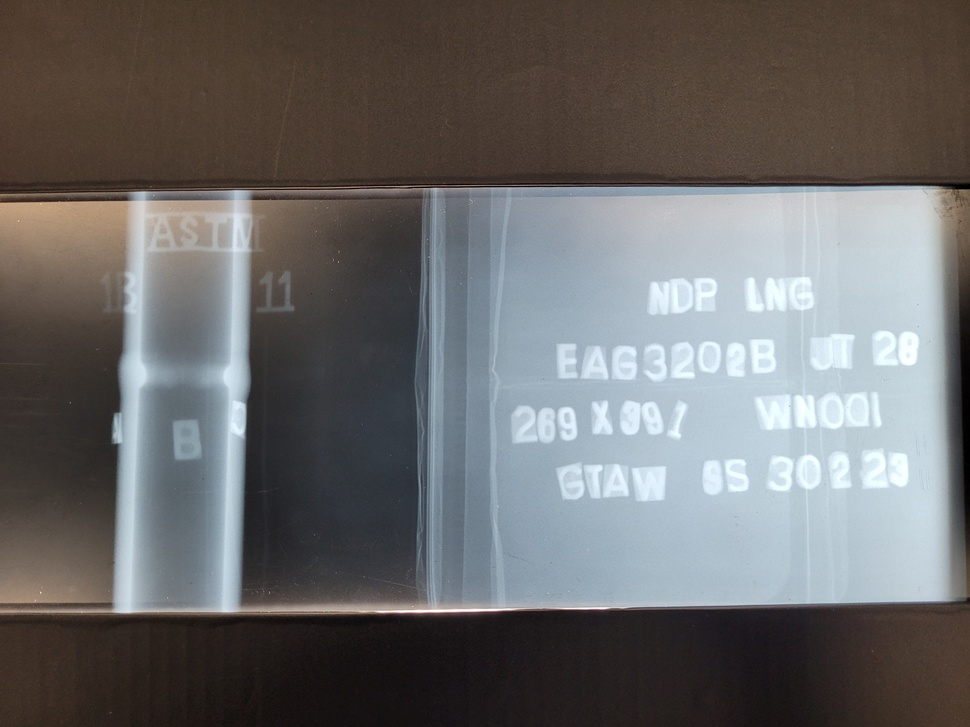
#> input picture image.jpg, 970 x 727 px, shrunk from 4032 x 3024 before the run, found by its file name
$ python new2.py
#> lines starting #> are read from the running program, lines starting #| are printed output that depends on the picture
import pytesseract
from PIL import Image, ImageOps, ImageFilter

# Set the path to the tesseract executable if it's not in the PATH
# pytesseract.pytesseract.tesseract_cmd = '/usr/local/bin/tesseract'  # Path to tesseract on macOS

# Function to preprocess and invert image colors
def preprocess_and_invert_image(image_path):
    # Open the image
#> called with image_path = 'image.jpg'
    img = Image.open(image_path)
#> img is the input picture: PIL image 970x727 RGB; mean R, G, B 106.2, 105.1, 104.9

    # Convert image to grayscale
    img = img.convert('L')
#> img: PIL image 970x727 L

    # Apply image filters to enhance quality
    img = img.filter(ImageFilter.MedianFilter())  # Reduce noise
    img = ImageOps.autocontrast(img)  # Improve contrast

    # Invert image colors
    img = ImageOps.invert(img)
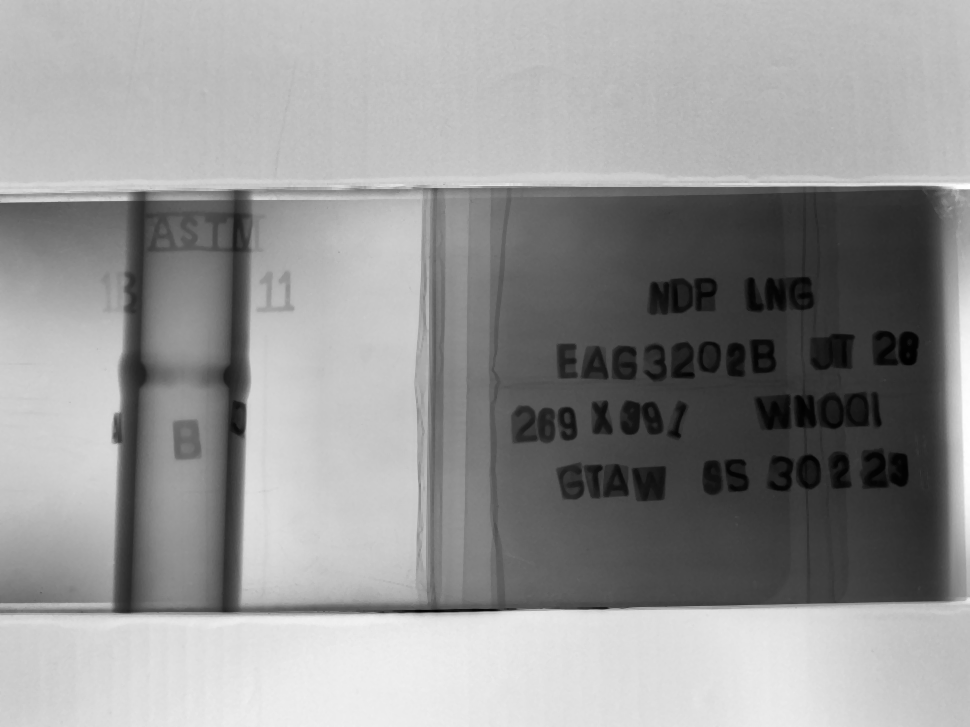
#> img: PIL image 970x727 L; min 0, max 255, mean 149.6

    # Further filters after inversion
    img = img.filter(ImageFilter.SHARPEN)

    return img

# Function to perform OCR on a preprocessed image
def ocr_on_preprocessed_image(image_path):
    # Preprocess and invert the image colors
    img = preprocess_and_invert_image(image_path)

    # Use Tesseract to do OCR on the image
#> (the run stopped early here; a loop or call above may not have finished)

$ run again, with 2.jpg copied over image.jpg
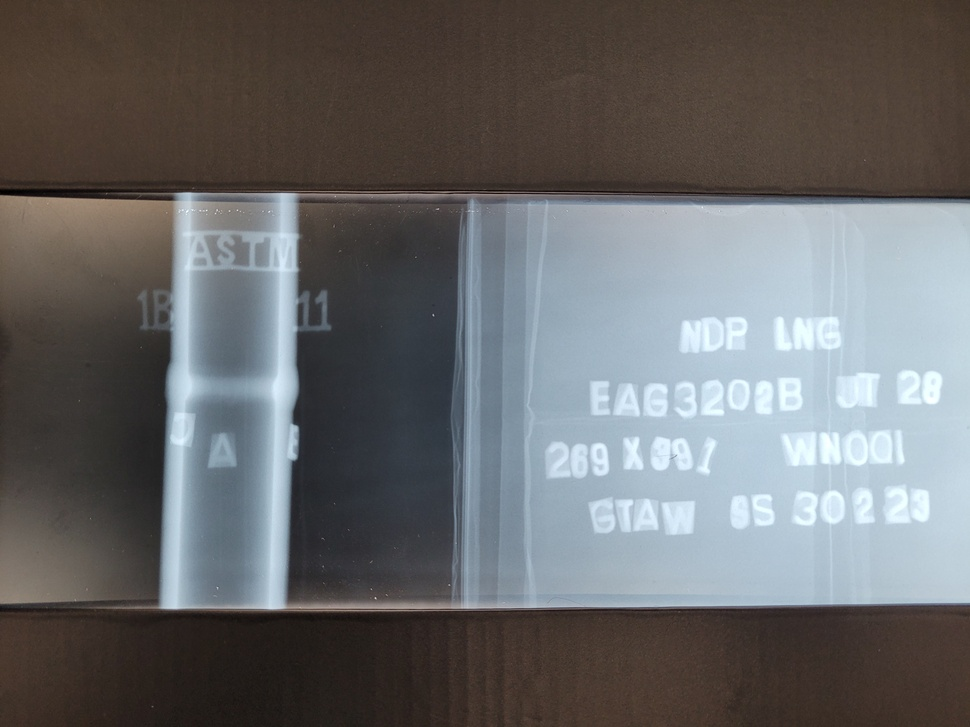
#> input picture 2.jpg, 970 x 727 px, shrunk from 4032 x 3024 before the run, found by its file name
#> in preprocess_and_invert_image, img is the input picture: PIL image 970x727 RGB; mean R, G, B 104.1, 104.3, 105.3
#> in preprocess_and_invert_image, `img = ImageOps.invert(img)`:
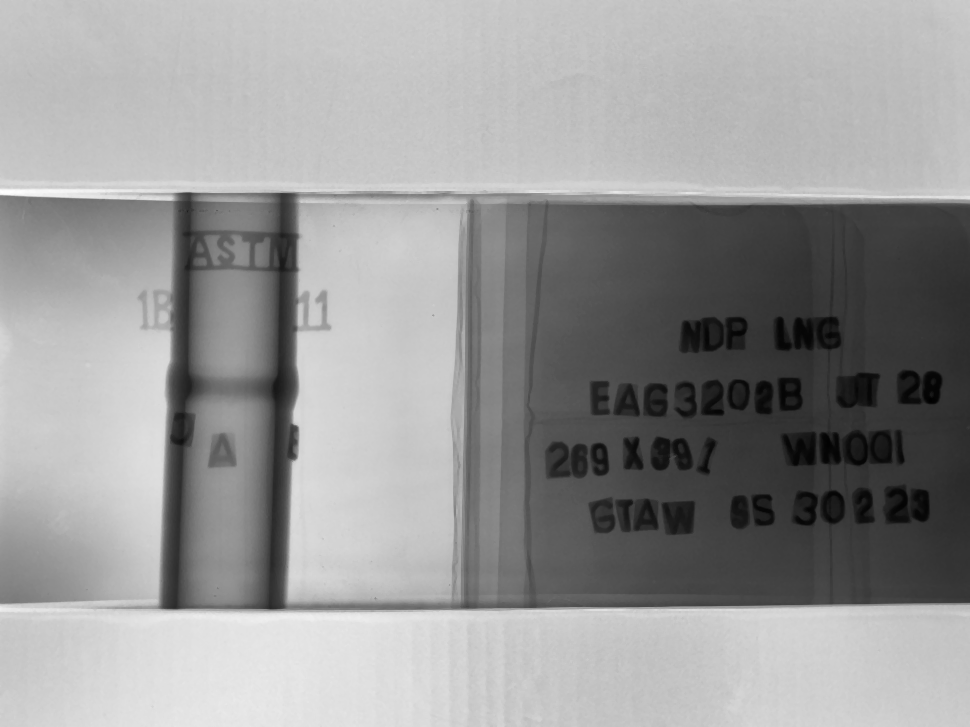
#> img: PIL image 970x727 L; min 0, max 255, mean 152

$ run again, with 3.jpg copied over image.jpg
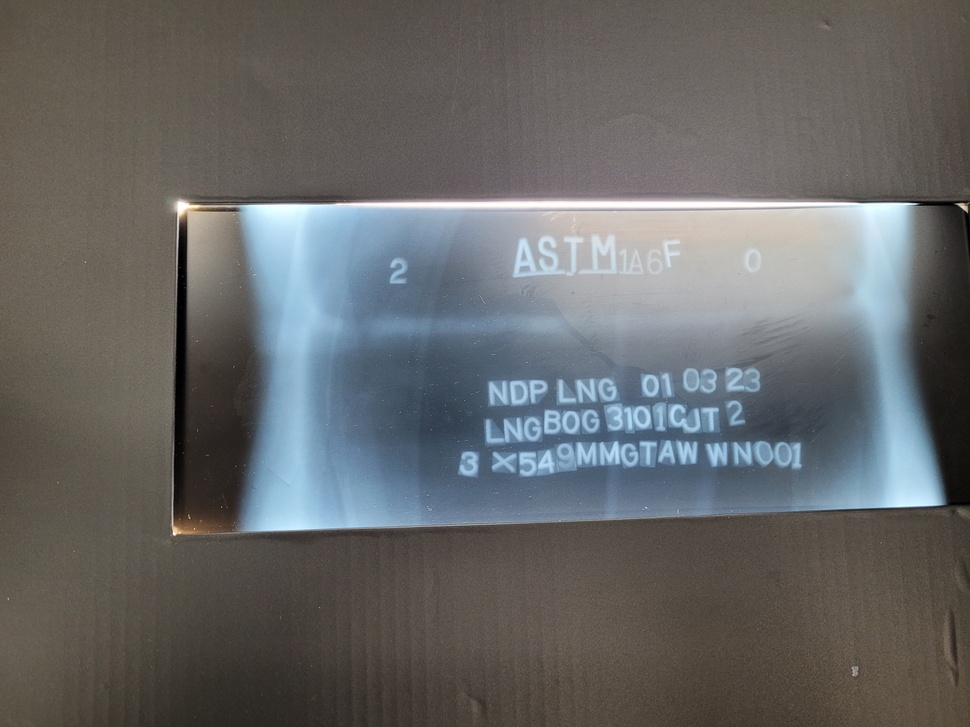
#> input picture 3.jpg, 970 x 727 px, shrunk from 4032 x 3024 before the run, found by its file name
#> in preprocess_and_invert_image, img is the input picture: PIL image 970x727 RGB; mean R, G, B 102.6, 103.3, 103
#> in preprocess_and_invert_image, `img = img.convert('L')`:
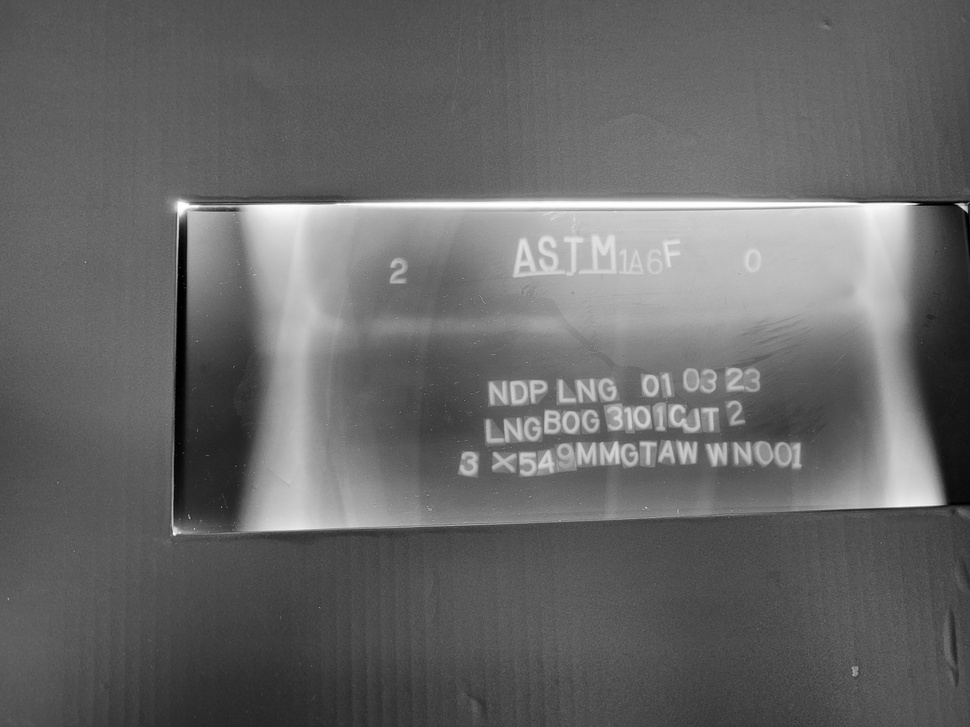
#> img: PIL image 970x727 L; min 0, max 255, mean 103
#> in preprocess_and_invert_image, `img = ImageOps.invert(img)`:
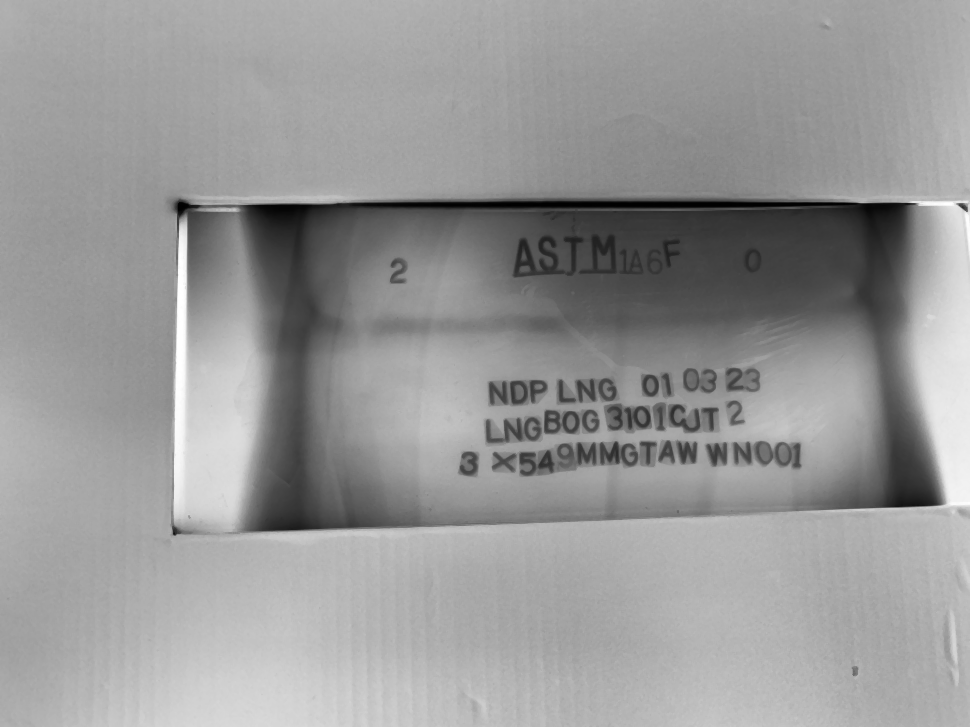
#> img: PIL image 970x727 L; min 0, max 255, mean 152
